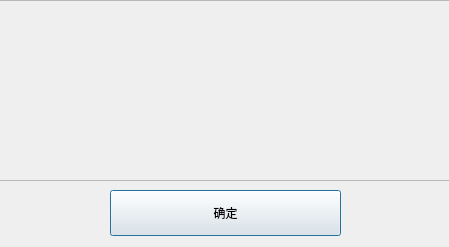
<?xml version="1.0" encoding="UTF-8"?>
<ui version="4.0">
 <class>Dialog</class>
 <widget class="QDialog" name="Dialog">
  <property name="geometry">
   <rect>
    <x>0</x>
    <y>0</y>
    <width>449</width>
    <height>247</height>
   </rect>
  </property>
  <property name="windowTitle">
   <string>Setting</string>
  </property>
  <widget class="QPushButton" name="pushButton_2">
   <property name="geometry">
    <rect>
     <x>110</x>
     <y>190</y>
     <width>231</width>
     <height>46</height>
    </rect>
   </property>
   <property name="text">
    <string>确定</string>
   </property>
  </widget>
  <widget class="QScrollArea" name="scrollArea">
   <property name="geometry">
    <rect>
     <x>-20</x>
     <y>0</y>
     <width>481</width>
     <height>181</height>
    </rect>
   </property>
   <property name="lineWidth">
    <number>0</number>
   </property>
   <property name="verticalScrollBarPolicy">
    <enum>Qt::ScrollBarAlwaysOff</enum>
   </property>
   <property name="horizontalScrollBarPolicy">
    <enum>Qt::ScrollBarAlwaysOff</enum>
   </property>
   <property name="widgetResizable">
    <bool>true</bool>
   </property>
   <widget class="QWidget" name="scrollAreaWidgetContents">
    <property name="geometry">
     <rect>
      <x>0</x>
      <y>0</y>
      <width>700</width>
      <height>300</height>
     </rect>
    </property>
    <property name="minimumSize">
     <size>
      <width>700</width>
      <height>300</height>
     </size>
    </property>
    <widget class="QWidget" name="formLayoutWidget">
     <property name="geometry">
      <rect>
       <x>30</x>
       <y>20</y>
       <width>571</width>
       <height>281</height>
      </rect>
     </property>
     <layout class="QFormLayout" name="formLayout"/>
    </widget>
   </widget>
  </widget>
 </widget>
 <resources/>
 <connections/>
</ui>
